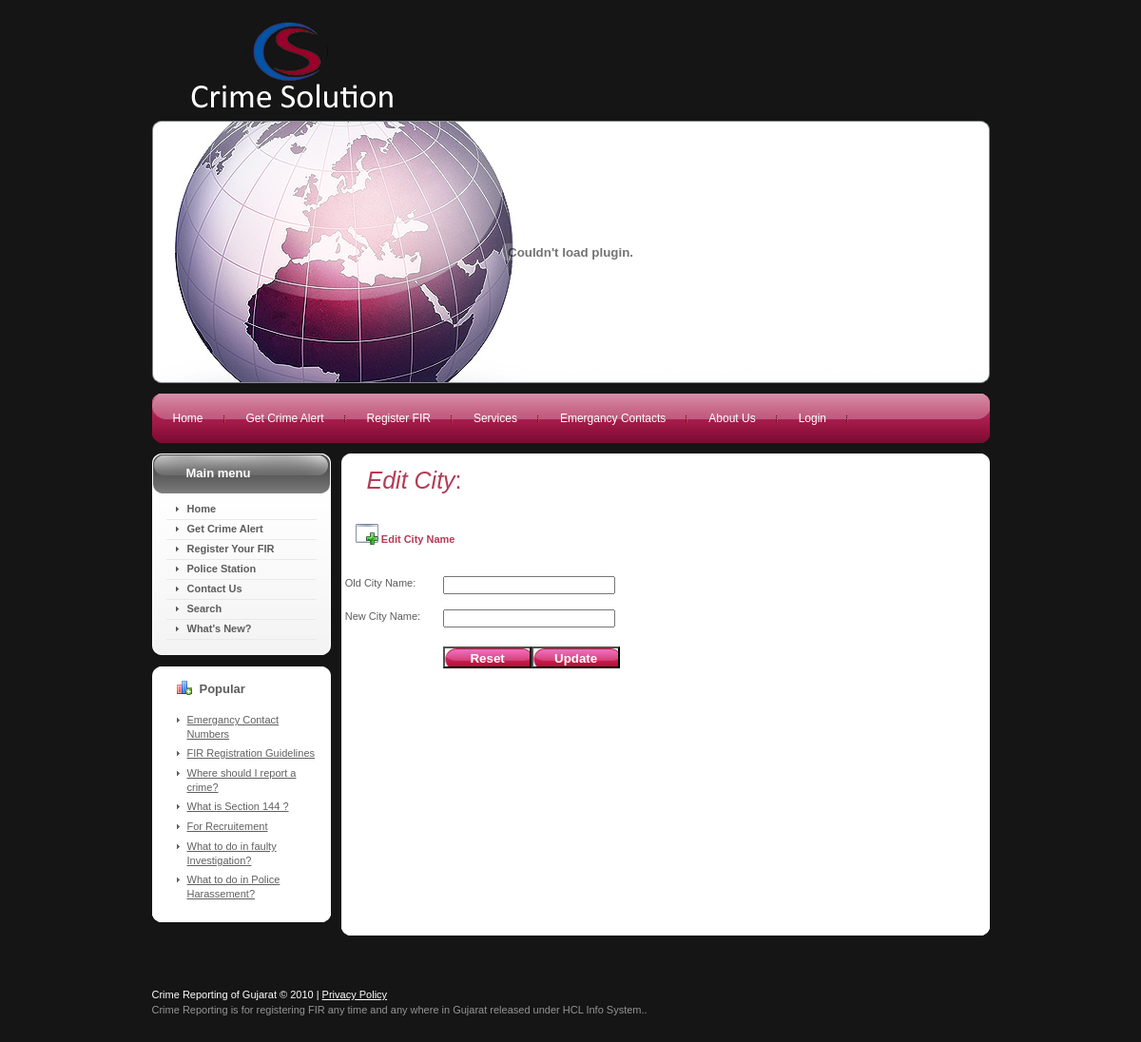
Page /editcity.php?cityname=baroda on the earlier database version.
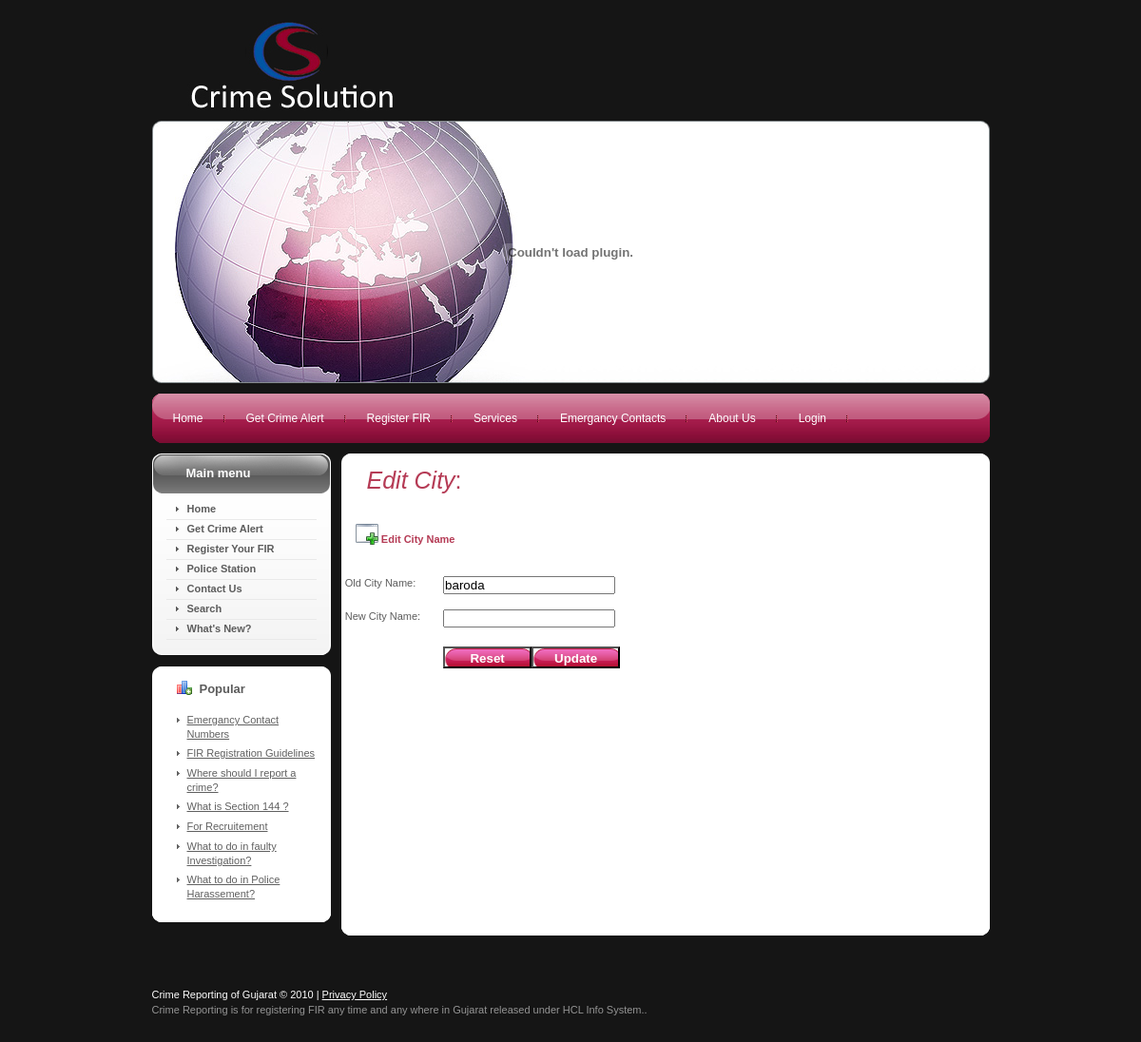
Same page on the later database version.
### tables this page shows
CREATE TABLE `mstr_city` (
  `city_id` int(10) unsigned NOT NULL AUTO_INCREMENT,
  `city_name` varchar(45) NOT NULL,
  PRIMARY KEY (`city_id`) USING BTREE
);

### editcity.php (the view, shortened to what this page needs)
<?php
include("header.php");
$cityname = $_GET['cityname'];
$selectQuery = "select *from mstr_city where city_name = '".$cityname."' ";
$rs = mysql_query($selectQuery);
$record = mysql_fetch_array($rs);
?>
<div id="content">
  <div class="clear">
<div id="left">
    <div class="left-indent"><div class="clear">
    <div class="wrapper-box module_menu"><div class="border-top"><div class="border-bottom">
    <div class="border-left"><div class="border-right"><div class="corner-top-left">
    <div class="corner-top-right"><div class="corner-bottom-left">
    <div class="corner-bottom-right clear">
	<div class="wrapper-box-indent">
    <div class="box-title">
    <div class="border1-top">
    <div class="border1-bottom">
    <div class="border1-left">
    <div class="border1-right">
    <div class="corner1-top-left">
    <div class="corner1-top-right">
    <div class="corner1-bottom-left">
    <div class="corner1-bottom-right clear">
	<h3>Main menu</h3>
	</div>
	</div>
	</div>
	</div>
	</div>
	</div>
	</div>
	</div>
	</div>
    <div class="main-box">
    <div class="clear">
	<ul class="menu">
	                 <li id="current" class="active item1">	<a href=""><span>Home</span></a></li>
	                 <li class="item2"><a href=""><span>Get Crime Alert </span></a></li>
					 <li class="item59"><a href="">Register Your FIR </a></li>
					 <li class="item60"><a href="">Police Station </a></li>
					 <li class="item61"><a href=""><span>Contact Us</span></a></li>
					 <li class="item62"><a href=""><span>Search</span></a></li>
					 <li class="item63"><a href=""><span>What's New? </span></a></li>
	</ul>
	</div>
    </div>
    </div>
    </div>
	</div>
	</div>
	</div>
	</div>
	</div>
	</div>
	</div>
    </div>
	<div class="wrapper-box module s1">
	<div class="border-top">
	<div class="border-bottom">
	<div class="border-left">
	<div class="border-right">
	<div class="corner-top-left">
	<div class="corner-top-right">
	<div class="corner-bottom-left">
	<div class="corner-bottom-right clear">
	<div class="wrapper-box-indent">
	<div class="box-title">
    <div class="border1-top">
	<div class="border1-bottom">
	<div class="border1-left">
	<div class="border1-right">
	<div class="corner1-top-left">
	<div class="corner1-top-right">
	<div class="corner1-bottom-left">
	<div class="corner1-bottom-right clear">
	<h3>Popular</h3>
	</div>
	</div>
	</div>
	</div>
	</div>
	</div>
	</div>
	</div>
	</div>
	<div class="main-box">
	<div class="clear">
	  <ul class="mostread s1">
	    <li class="mostread s1"><a href="" class="mostread s1">Emergancy Contact Numbers</a></li>
	    <li class="mostread s1"><a href="" class="mostread s1">FIR Registration Guidelines</a></li>
		<li class="mostread s1"><a 	href=""	class="mostread s1"> Where should I report a crime? </a></li>
		<li class="mostread s1"><a 	href=""	class="mostread s1">What is Section 144 ?</a></li>
		<li class="mostread s1"><a 	href=""	class="mostread s1">For Recruitement </a></li>
		<li class="mostread s1"><a 	href=""	class="mostread s1">What to do in faulty Investigation?</a></li>
		<li class="mostread s1"><a 	href=""	class="mostread s1">What to do in Police Harassement?</a></li>
		</ul>
	</div>
	</div>
	</div>
	</div>
	</div>
	</div>
	</div>
	</div>
	</div>
	</div>
	</div>
	</div>
	</div>
	</div>
	</div>
<body>
<div id="container" class="wrapper-container">
       <div class="corner-top-left">
       <div class="corner-top-right">
       <div class="corner-bottom-left">
       <div class="corner-bottom-right">
<h1><span class="componentheading"><em>Edit City</em>:</span></h1>
<p>&nbsp;</p>
<form name="editcity" action="updatecity.php" method="post">
<table width="67%" border="0" bgcolor="#FFFFFF">
<tr>
	<td colspan="6" height="36" align="left" valign="middle" class="rowBorder">&nbsp;&nbsp;&nbsp;&nbsp;
		<img src="images/view.png" align="absbottom"/> <span class="highlight">Edit City Name </span></td>
	<td width="1%"></span><td width="1%"></td>
</tr>
<tr>
	<td height="20" colspan="4"></td>
</tr>
<tr>
	<td width="1%" height="35">&nbsp;</td>
  	<td width="27%" class="formField"><span class="style4 tableHeading style2">Old City Name</span>:</td>
	<td width="23%" ><input  readonly="yes" type="text" id="city" name="city" value="<?php echo $record["city_name"]; ?>"/>
				</td>
	<td width="45%"><font color="#FF0000"><div id="messageSecond"></div></font></td>
</tr>
<tr>
	<td width="1%" height="34">&nbsp;</td>
  	<td width="27%" class="formField">New City Name: </td>
	<td width="23%" >
	<input type="text" id="newcityname" name="newcityname" />
				</td>
	<td width="45%">&nbsp;</td>
</tr>
<tr>
	<td height="5" colspan="4"></td>
</tr>
<tr>
	<td width="1%">&nbsp;</td>
  	<td width="27%"></td>
	<td colspan="2" ><input name="reset" type="reset" class="header-button"  id="reset" value="Reset"/>
	<input name="update" type="submit" class="header-button"  id="update" value="Update"/></td>
</tr>
<tr>
	<td height="207" colspan="4"></td>
</tr>
</table>
  <p>&nbsp;</p>
  <p>&nbsp;</p>
  <p>
    </div>
    </div>
    </div>
    </div>
    </div>
  <p>&nbsp;</p>
	<?php include("footer.php"); ?>
</body>
</html>

Differences in the rows shown:
added mstr_city: city "baroda"
